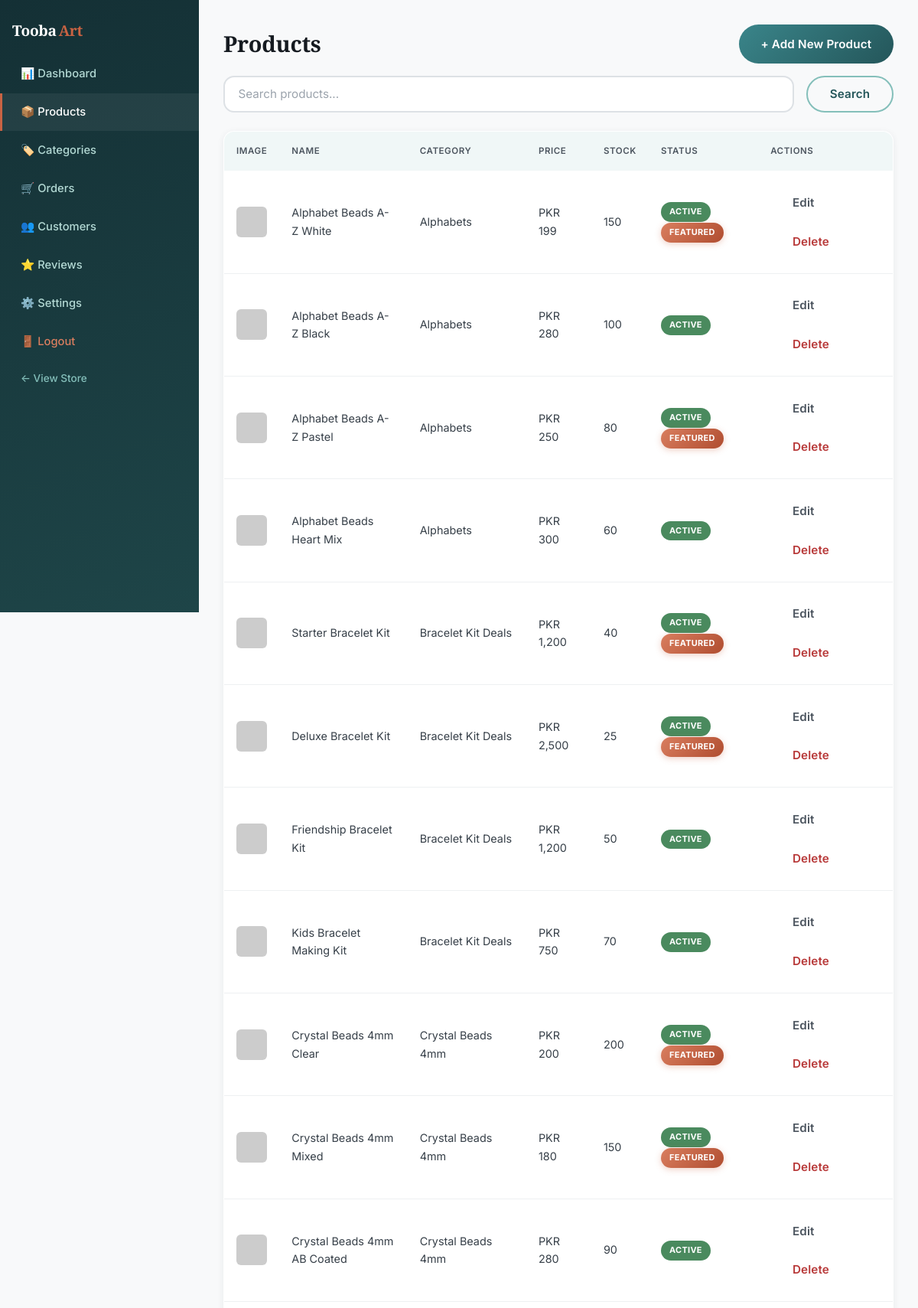
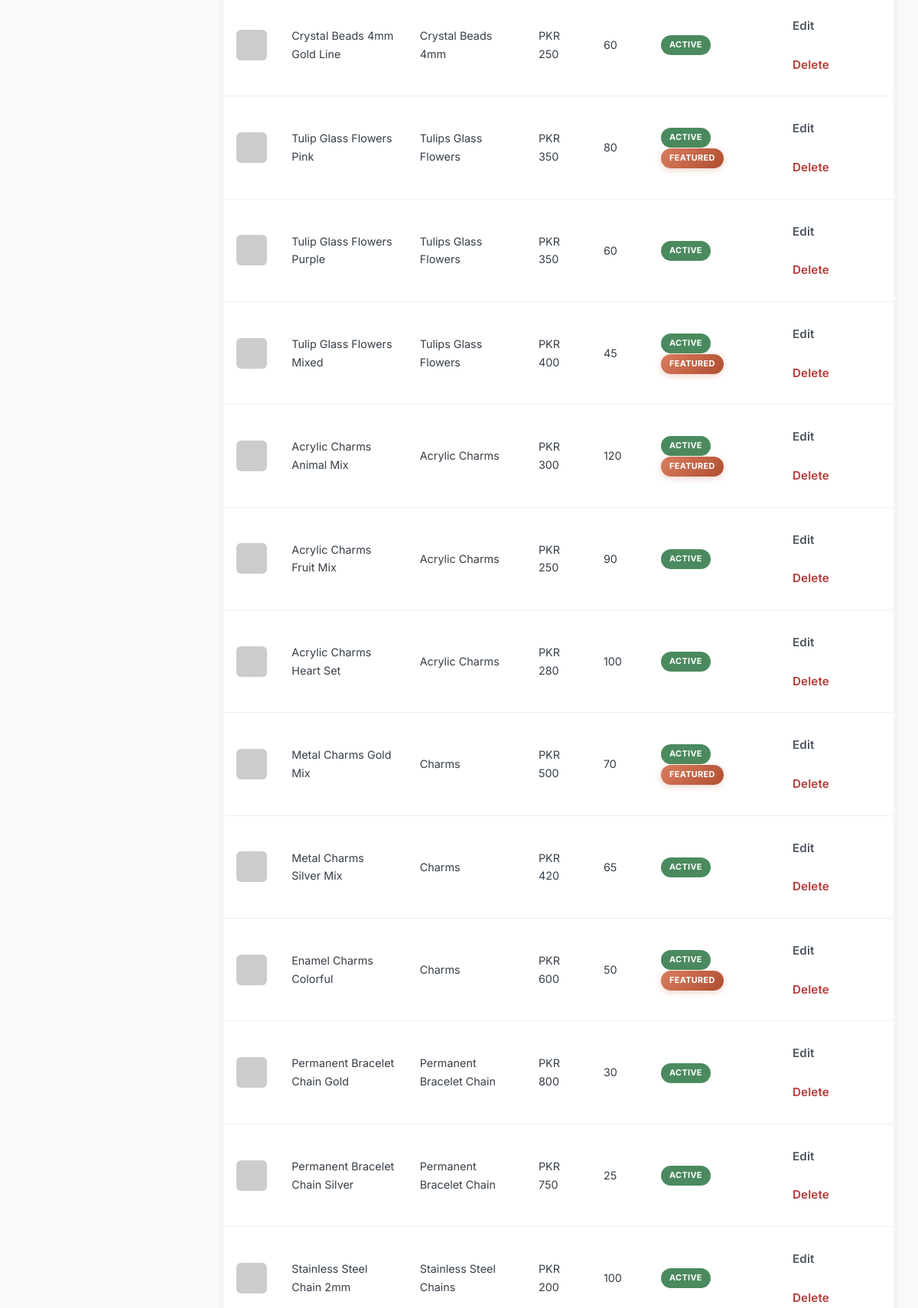
Page /admin/products.php (signed in, upper part) on the committed database (2 pictures, top to bottom).
### tables this page shows
CREATE TABLE IF NOT EXISTS products (
  id          INT AUTO_INCREMENT PRIMARY KEY,
  category_id INT NOT NULL,
  name        VARCHAR(200) NOT NULL,
  slug        VARCHAR(200) NOT NULL UNIQUE,
  description TEXT,
  price       DECIMAL(10,2) NOT NULL,
  sale_price  DECIMAL(10,2) NULL,
  stock       INT DEFAULT 0,
  image       VARCHAR(255),
  gallery     TEXT,             
  is_featured TINYINT(1) DEFAULT 0,
  is_active   TINYINT(1) DEFAULT 1,
  created_at  TIMESTAMP DEFAULT CURRENT_TIMESTAMP,
  FOREIGN KEY (category_id) REFERENCES categories(id) ON DELETE RESTRICT
);

CREATE TABLE IF NOT EXISTS categories (
  id          INT AUTO_INCREMENT PRIMARY KEY,
  parent_id   INT NULL,
  name        VARCHAR(150) NOT NULL,
  slug        VARCHAR(150) NOT NULL UNIQUE,
  description TEXT,
  image       VARCHAR(255),
  sort_order  INT DEFAULT 0,
  is_featured TINYINT(1) DEFAULT 0,
  created_at  TIMESTAMP DEFAULT CURRENT_TIMESTAMP,
  FOREIGN KEY (parent_id) REFERENCES categories(id) ON DELETE SET NULL
);

### config/functions.php (called while the page is built, shortened)
<?php
require_once __DIR__ . '/database.php';
function e($value) {
    return htmlspecialchars($value ?? '', ENT_QUOTES, 'UTF-8');
}
function money($amount) {
    return CURRENCY . ' ' . number_format((float)$amount, 0);
}
function current_price($product) {
    return (!empty($product['sale_price']) && $product['sale_price'] > 0)
        ? $product['sale_price'] : $product['price'];
}
function placeholder_image($text = 'Tooba Art', $w = 600, $h = 600) {
    return 'https://placehold.co/' . $w . 'x' . $h . '/f5efe6/b08968?text=' . urlencode($text);
}

### config/database.php (called while the page is built, shortened)
<?php
function db() {
    static $pdo = null;
    if ($pdo === null) {
        $dsn = 'mysql:host=' . DB_HOST . ';dbname=' . DB_NAME . ';charset=' . DB_CHARSET;
        try {
            $pdo = new PDO($dsn, DB_USER, DB_PASS, [
                PDO::ATTR_ERRMODE            => PDO::ERRMODE_EXCEPTION,
                PDO::ATTR_DEFAULT_FETCH_MODE => PDO::FETCH_ASSOC,
                PDO::ATTR_EMULATE_PREPARES   => false,
            ]);
        } catch (PDOException $e) {
            die('Database connection failed: ' . $e->getMessage());
        }
    }
    return $pdo;
}

### admin/products.php (the view, shortened to what this page needs)
<?php
require_once __DIR__ . '/../config/functions.php';
$action = $_GET['action'] ?? 'list';
$editId = (int)($_GET['id'] ?? 0);
$search = trim($_GET['search'] ?? '');
if ($search) {
    $stmt = db()->prepare("SELECT p.*, c.name AS category_name FROM products p LEFT JOIN categories c ON p.category_id = c.id WHERE p.name LIKE ? ORDER BY p.created_at DESC");
    $stmt->execute(["%$search%"]);
} else {
    $stmt = db()->query("SELECT p.*, c.name AS category_name FROM products p LEFT JOIN categories c ON p.category_id = c.id ORDER BY p.created_at DESC");
}
$products = $stmt->fetchAll();
$editProduct = null;
include __DIR__ . '/includes/header.php';
?>
<div class="admin-header">
    <h1><?= $action === 'new' ? 'Add Product' : ($action === 'edit' ? 'Edit Product' : 'Products') ?></h1>
    <?php if ($action === 'list'): ?>
        <a href="products.php?action=new" class="btn btn-primary">+ Add New Product</a>
    <?php else: ?>
        <a href="products.php" class="btn btn-outline">← Back to Products</a>
    <?php endif; ?>
</div>
<?php if ($action === 'new' || ($action === 'edit' && $editProduct)): ?>
    <form method="post" action="products.php?action=<?= $action === 'edit' ? 'edit&id='.$editId : 'create' ?>" class="form-card" style="max-width:none;box-shadow:var(--shadow-sm);background:var(--neutral-0)">
        <input type="hidden" name="csrf" value="<?= csrf_token() ?>">
        <div class="grid grid-2">
            <div class="form-group">
                <label>Product Name *</label>
                <input type="text" name="name" class="form-control" required value="<?= e($editProduct['name'] ?? '') ?>">
            </div>
            <div class="form-group">
                <label>Category *</label>
                <select name="category_id" class="form-control" required>
                    <?php foreach ($categories as $c): ?>
                        <option value="<?= $c['id'] ?>" <?= ($editProduct['category_id'] ?? 0) == $c['id'] ? 'selected' : '' ?>><?= e($c['name']) ?></option>
                    <?php endforeach; ?>
                </select>
            </div>
        </div>
        <div class="form-group">
            <label>Description</label>
            <textarea name="description" class="form-control" rows="3"><?= e($editProduct['description'] ?? '') ?></textarea>
        </div>
        <div class="grid grid-3">
            <div class="form-group">
                <label>Price (PKR) *</label>
                <input type="number" name="price" class="form-control" step="0.01" required value="<?= e($editProduct['price'] ?? '') ?>">
            </div>
            <div class="form-group">
                <label>Sale Price (optional)</label>
                <input type="number" name="sale_price" class="form-control" step="0.01" value="<?= e($editProduct['sale_price'] ?? '') ?>">
            </div>
            <div class="form-group">
                <label>Stock</label>
                <input type="number" name="stock" class="form-control" value="<?= e($editProduct['stock'] ?? 0) ?>">
            </div>
        </div>
        <div class="form-group">
            <label>Image URL</label>
            <input type="text" name="image" class="form-control" placeholder="https://..." value="<?= e($editProduct['image'] ?? '') ?>">
            <small class="text-muted">Paste a direct image URL. Leave blank for placeholder.</small>
        </div>
        <div class="flex gap-2" style="margin-bottom:1rem">
            <label><input type="checkbox" name="is_featured" <?= !empty($editProduct['is_featured']) ? 'checked' : '' ?>> Featured Product</label>
            <label><input type="checkbox" name="is_active" <?= ($editProduct['is_active'] ?? 1) ? 'checked' : '' ?>> Active (visible in store)</label>
        </div>
        <button type="submit" class="btn btn-primary btn-lg"><?= $action === 'edit' ? 'Update Product' : 'Create Product' ?></button>
    </form>
<?php else: ?>
    <form method="get" class="mb-3 flex gap-2">
        <input type="text" name="search" class="form-control" placeholder="Search products..." value="<?= e($search) ?>">
        <button type="submit" class="btn btn-outline">Search</button>
    </form>
    <table class="admin-table">
        <thead>
            <tr><th>Image</th><th>Name</th><th>Category</th><th>Price</th><th>Stock</th><th>Status</th><th>Actions</th></tr>
        </thead>
        <tbody>
            <?php foreach ($products as $p): ?>
                <tr>
                    <td><img src="<?= e($p['image'] ?: placeholder_image($p['name'], 40, 40)) ?>" alt="" style="width:40px;height:40px;border-radius:6px;object-fit:cover"></td>
                    <td><?= e($p['name']) ?></td>
                    <td><?= e($p['category_name'] ?? '—') ?></td>
                    <td><?= money(current_price($p)) ?></td>
                    <td><?= $p['stock'] ?></td>
                    <td>
                        <?php if ($p['is_active']): ?><span class="badge badge-new">Active</span><?php else: ?><span class="badge badge-stock">Hidden</span><?php endif; ?>
                        <?php if ($p['is_featured']): ?><span class="badge badge-sale">Featured</span><?php endif; ?>
                    </td>
                    <td>
                        <a href="products.php?action=edit&id=<?= $p['id'] ?>" class="btn btn-ghost btn-sm">Edit</a>
                        <a href="products.php?action=delete&id=<?= $p['id'] ?>" class="btn btn-ghost btn-sm" style="color:var(--error-500)" onclick="return confirm('Delete this product?')">Delete</a>
                    </td>
                </tr>
            <?php endforeach; ?>
        </tbody>
    </table>
<?php endif; ?>
<?php include __DIR__ . '/includes/footer.php'; ?>

### rows in the picture
products: name "Alphabet Beads A-Z White", category.name "Alphabets", sale_price "PKR 199", stock "150", is_active "ACTIVE", is_featured "FEATURED"
products: name "Alphabet Beads A-Z Black", category.name "Alphabets", money(current_price($p)) "PKR 280", stock "100", is_active "ACTIVE"
products: name "Alphabet Beads A-Z Pastel", category.name "Alphabets", sale_price "PKR 250", stock "80", is_active "ACTIVE", is_featured "FEATURED"
products: name "Alphabet Beads Heart Mix", category.name "Alphabets", money(current_price($p)) "PKR 300", stock "60", is_active "ACTIVE"
products: name "Starter Bracelet Kit", category.name "Bracelet Kit Deals", sale_price "PKR 1,200", stock "40", is_active "ACTIVE", is_featured "FEATURED"
products: name "Deluxe Bracelet Kit", category.name "Bracelet Kit Deals", sale_price "PKR 2,500", stock "25", is_active "ACTIVE", is_featured "FEATURED"
products: name "Friendship Bracelet Kit", category.name "Bracelet Kit Deals", money(current_price($p)) "PKR 1,200", stock "50", is_active "ACTIVE"
products: name "Kids Bracelet Making Kit", category.name "Bracelet Kit Deals", sale_price "PKR 750", stock "70", is_active "ACTIVE"
products: name "Crystal Beads 4mm Clear", category.name "Crystal Beads 4mm", money(current_price($p)) "PKR 200", stock "200", is_active "ACTIVE", is_featured "FEATURED"
products: name "Crystal Beads 4mm Mixed", category.name "Crystal Beads 4mm", sale_price "PKR 180", stock "150", is_active "ACTIVE", is_featured "FEATURED"
products: name "Crystal Beads 4mm AB Coated", category.name "Crystal Beads 4mm", money(current_price($p)) "PKR 280", stock "90", is_active "ACTIVE"
products: name "Crystal Beads 4mm Gold Line", category.name "Crystal Beads 4mm", sale_price "PKR 250", stock "60", is_active "ACTIVE"
products: name "Tulip Glass Flowers Pink", category.name "Tulips Glass Flowers", money(current_price($p)) "PKR 350", stock "80", is_active "ACTIVE", is_featured "FEATURED"
products: name "Tulip Glass Flowers Purple", category.name "Tulips Glass Flowers", money(current_price($p)) "PKR 350", stock "60", is_active "ACTIVE"
products: name "Tulip Glass Flowers Mixed", category.name "Tulips Glass Flowers", sale_price "PKR 400", stock "45", is_active "ACTIVE", is_featured "FEATURED"
products: name "Acrylic Charms Animal Mix", category.name "Acrylic Charms", money(current_price($p)) "PKR 300", stock "120", is_active "ACTIVE", is_featured "FEATURED"
products: name "Acrylic Charms Fruit Mix", category.name "Acrylic Charms", sale_price "PKR 250", stock "90", is_active "ACTIVE"
products: name "Acrylic Charms Heart Set", category.name "Acrylic Charms", money(current_price($p)) "PKR 280", stock "100", is_active "ACTIVE"
products: name "Metal Charms Gold Mix", category.name "Charms", money(current_price($p)) "PKR 500", stock "70", is_active "ACTIVE", is_featured "FEATURED"
products: name "Metal Charms Silver Mix", category.name "Charms", sale_price "PKR 420", stock "65", is_active "ACTIVE"
products: name "Enamel Charms Colorful", category.name "Charms", money(current_price($p)) "PKR 600", stock "50", is_active "ACTIVE", is_featured "FEATURED"
products: name "Permanent Bracelet Chain Gold", category.name "Permanent Bracelet Chain", money(current_price($p)) "PKR 800", stock "30", is_active "ACTIVE"
products: name "Permanent Bracelet Chain Silver", category.name "Permanent Bracelet Chain", sale_price "PKR 750", stock "25", is_active "ACTIVE"
products: name "Stainless Steel Chain 2mm", category.name "Stainless Steel Chains", money(current_price($p)) "PKR 200", stock "100", is_active "ACTIVE"
